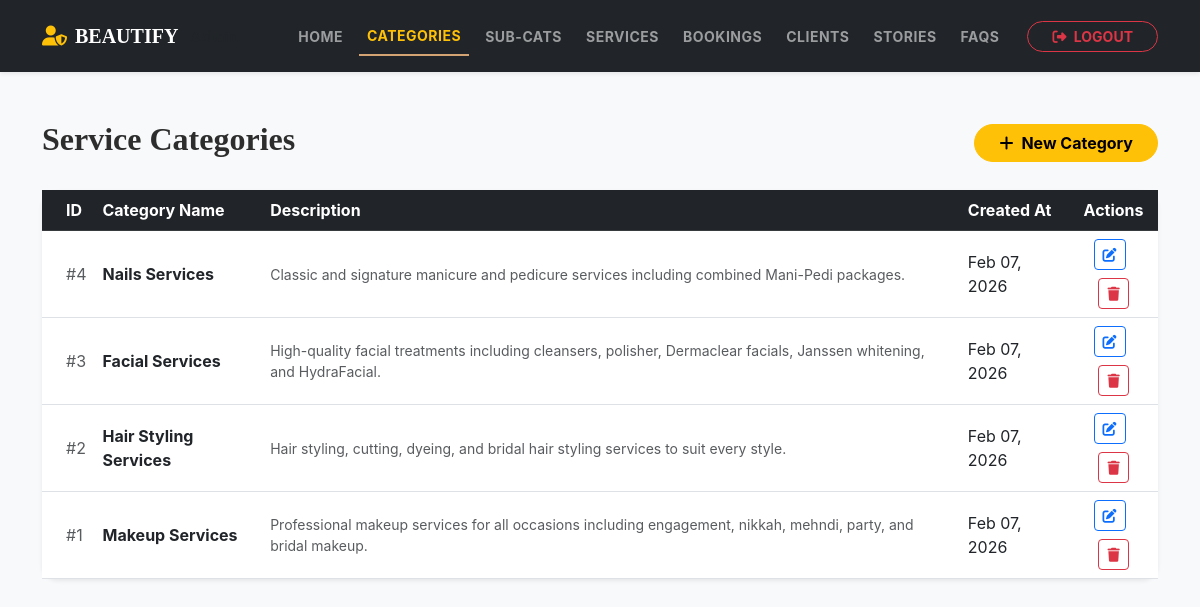
Page /admin/view_categories.php (signed in) on the committed database.
### tables this page shows
CREATE TABLE `service_categories` (
  `id` int(11) NOT NULL,
  `name` varchar(100) NOT NULL,
  `description` text DEFAULT NULL,
  `created_at` timestamp NOT NULL DEFAULT current_timestamp()
);

### admin/view_categories.php (the view, shortened to what this page needs)
<?php
include "config.php";
$result = mysqli_query($conn, "SELECT * FROM service_categories ORDER BY id DESC");
?>
<!DOCTYPE html>
<html lang="en">
<head>
    <link href="https://cdn.jsdelivr.net/npm/bootstrap@5.3.0/dist/css/bootstrap.min.css" rel="stylesheet">
    <link rel="stylesheet" href="https://cdnjs.cloudflare.com/ajax/libs/font-awesome/6.4.0/css/all.min.css">
    <link rel="stylesheet" href="../CSS/style.css">
</head>
<body class="bg-light">
    <?php include('navbar.php'); ?>
    <div class="container mt-5 mb-4">
        <div class="d-flex justify-content-between align-items-center mb-4">
            <h2 class="fw-bold">Service Categories</h2>
            <a href="admin_add_category.php" class="btn btn-warning fw-bold px-4 rounded-pill">
                <i class="fas fa-plus me-2"></i>New Category
            </a>
        </div>
        <div class="card border-0 shadow-sm rounded-4">
            <div class="card-body p-0">
                <table class="table table-hover align-middle mb-0">
                    <thead class="table-dark">
                        <tr>
                            <th class="ps-4">ID</th>
                            <th>Category Name</th>
                            <th>Description</th>
                            <th>Created At</th>
                            <th class="text-center">Actions</th>
                        </tr>
                    </thead>
                    <tbody>
                        <?php while($row = mysqli_fetch_assoc($result)): ?>
                        <tr>
                            <td class="ps-4 text-muted">#<?php echo $row['id']; ?></td>
                            <td class="fw-bold"><?php echo htmlspecialchars($row['name']); ?></td>
                            <td class="text-muted small"><?php echo htmlspecialchars($row['description']); ?></td>
                            <td><?php echo date('M d, Y', strtotime($row['created_at'])); ?></td>
                            <td class="text-center">
                                <a href="edit_category.php?id=<?php echo $row['id']; ?>" class="mb-2 btn btn-sm btn-outline-primary me-2">
                                    <i class="fas fa-edit"></i>
                                </a>
                                <a href="view_categories.php?delete=<?php echo $row['id']; ?>" class="btn btn-sm btn-outline-danger" onclick="return confirm('Are you sure you want to delete this category?')">
                                    <i class="fas fa-trash"></i>
                                </a>
                            </td>
                        </tr>
                        <?php endwhile; ?>
                    </tbody>
                </table>
            </div>
        </div>
    </div>
</body>
</html>

### CSS/style.css (style rules this page uses)
:root { --primary-color: #d4a373; --accent-color: #faedcd; --text-dark: #2d2d2d; --bg-light: #fefae0; --transition: all 0.3s ease; }
body { font-family: 'Inter', sans-serif; background-color: #fafafa; color: var(--text-dark); }
h1, h2, .navbar-brand { font-family: 'Playfair Display', serif; }

### rows in the picture
service_categories: id "4", name "Nails Services", description "Classic and signature manicure and pedicure services including combined Mani-Pedi packages.", created_at "Feb 07, 2026"
service_categories: id "3", name "Facial Services", description "High-quality facial treatments including cleansers, polisher, Dermaclear facials, Janssen whitening, and HydraFacial.", created_at "Feb 07, 2026"
service_categories: id "2", name "Hair Styling Services", description "Hair styling, cutting, dyeing, and bridal hair styling services to suit every style.", created_at "Feb 07, 2026"
service_categories: id "1", name "Makeup Services", description "Professional makeup services for all occasions including engagement, nikkah, mehndi, party, and bridal makeup.", created_at "Feb 07, 2026"
